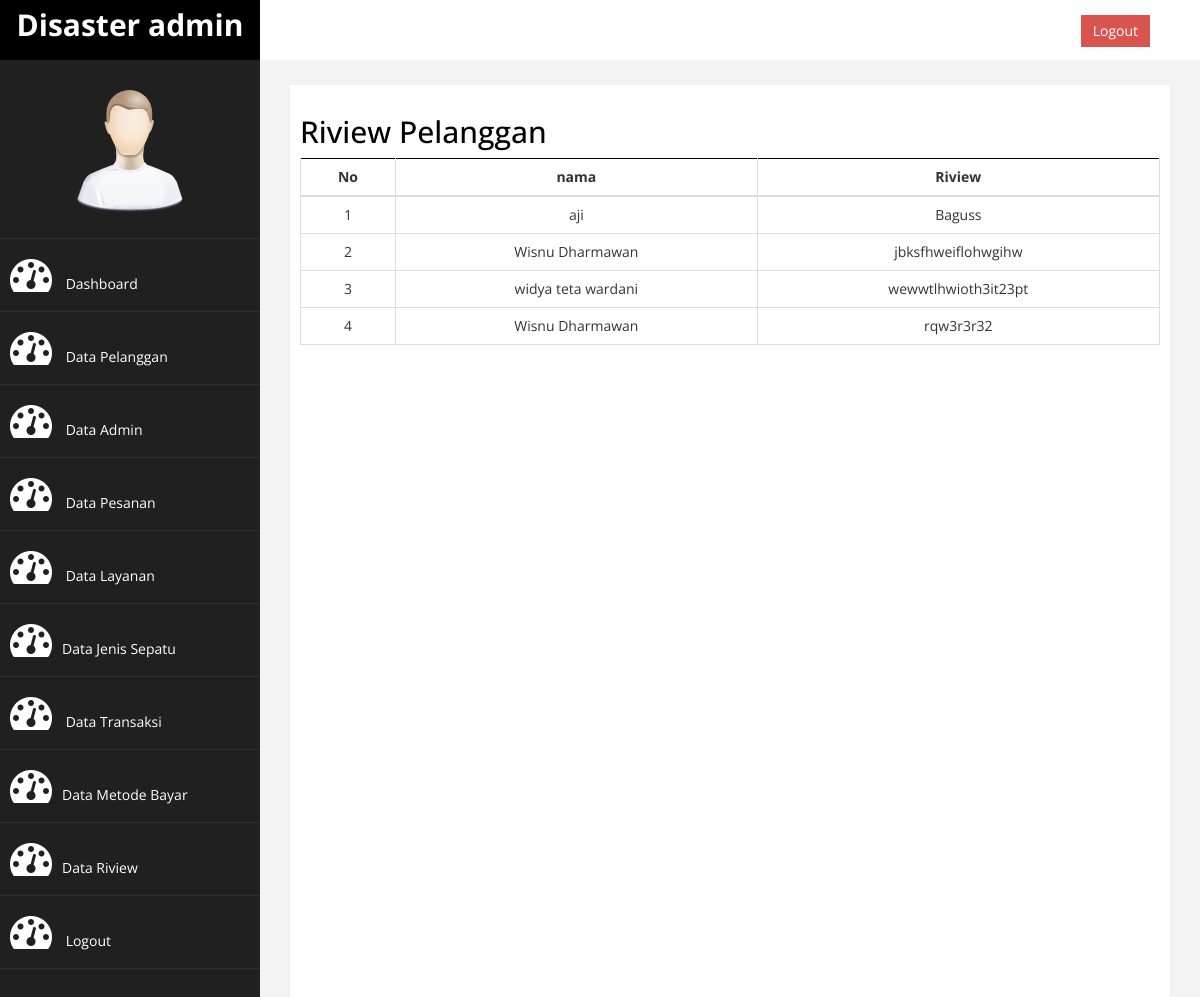
The page /admin/index.php?halaman=riview (signed in) on the database its author committed.
### tables this page shows
CREATE TABLE `data_riview` (
  `id_riview` int(11) NOT NULL,
  `nama` varchar(100) NOT NULL,
  `riview` text NOT NULL
);

### admin/riview.php (the view, shortened to what this page needs)
<!DOCTYPE html>
<html lang="en">
<head>
</head>
<body>
    <h2>Riview Pelanggan</h2>
    <table class="table table-bordered text-center">
        <thead>
            <tr>
                <th>No</th>
                <th>nama</th>
                <th>Riview</th>
            </tr>
        </thead>
        <tbody>
            <?php
            $nomer = 1;
            include "function.php";
            $query = "SELECT * FROM data_riview ";
            $result = mysqli_query($koneksi, $query);
            while ($data = mysqli_fetch_array($result)) {
            ?>
                <tr>
                    <td><?php echo $nomer; ?></td>
                    <td><?php echo $data['nama']; ?></td>
                    <td><?php echo $data['riview']; ?></td>
                </tr>
            <?php
                $nomer++;
            }
            ?>
        </tbody>
    </table>
</body>
</html>

### admin/assets/css/custom.css (style rules this page uses)
body { font-family: 'Open Sans', sans-serif; }
.text-center { text-align:center; }
h2 { color: #000; }
.table { text-align: center; }

### rows shown on the page
data_riview: nama "aji", riview "Baguss"
data_riview: nama "Wisnu Dharmawan", riview "jbksfhweiflohwgihw"
data_riview: nama "widya teta wardani", riview "wewwtlhwioth3it23pt"
data_riview: nama "Wisnu Dharmawan", riview "rqw3r3r32"
